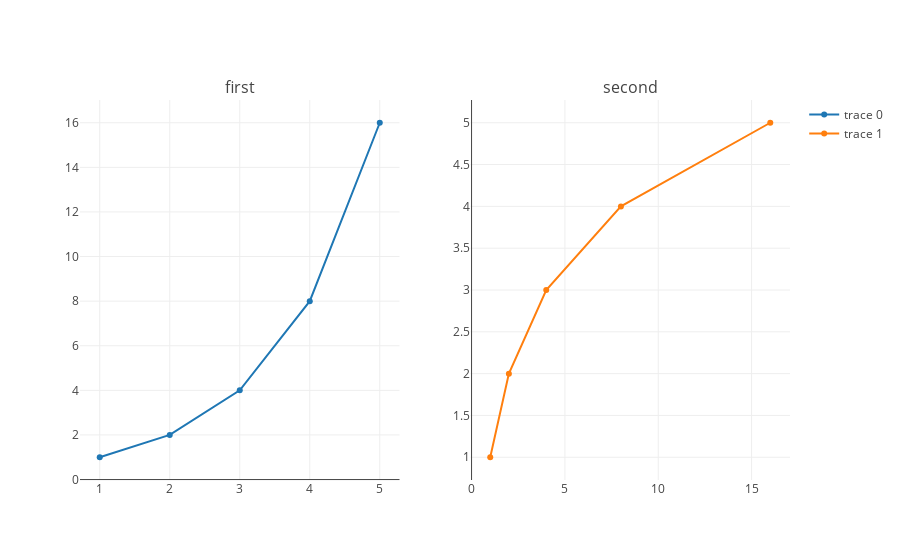

This figure's notebook cell:
### Code cell
x = [1,2,3,4,5]
y = [1,2,4,8,16]

trace1 = go.Scatter(x = x, y = y)
trace2 = go.Scatter(x = y, y = x)

fig = tools.make_subplots(rows=1,cols=2,subplot_titles=['first','second'])
fig.append_trace(trace1,1,1)
fig.append_trace(trace2,1,2)
py.iplot(fig)

### Figure 1 — Plotly figure (JSON) as saved in the notebook; plotly's stock layout.template omitted (floating-point values rounded to 4 significant figures)
{"data": [{"type": "scatter", "uid": "fda9572c-a8ad-11e8-b3a7-eccaaad7dc3c", "x": [1, 2, 3, 4, 5], "xaxis": "x", "y": [1, 2, 4, 8, 16], "yaxis": "y"}, {"type": "scatter", "uid": "fda9cd48-a8ad-11e8-a28e-eccaaad7dc3c", "x": [1, 2, 4, 8, 16], "xaxis": "x2", "y": [1, 2, 3, 4, 5], "yaxis": "y2"}], "layout": {"annotations": [{"font": {"size": 16}, "showarrow": false, "text": "first", "x": 0.225, "xanchor": "center", "xref": "paper", "y": 1, "yanchor": "bottom", "yref": "paper"}, {"font": {"size": 16}, "showarrow": false, "text": "second", "x": 0.775, "xanchor": "center", "xref": "paper", "y": 1, "yanchor": "bottom", "yref": "paper"}], "xaxis": {"anchor": "y", "domain": [0, 0.45]}, "xaxis2": {"anchor": "y2", "domain": [0.55, 1]}, "yaxis": {"anchor": "x", "domain": [0, 1]}, "yaxis2": {"anchor": "x2", "domain": [0, 1]}}}
